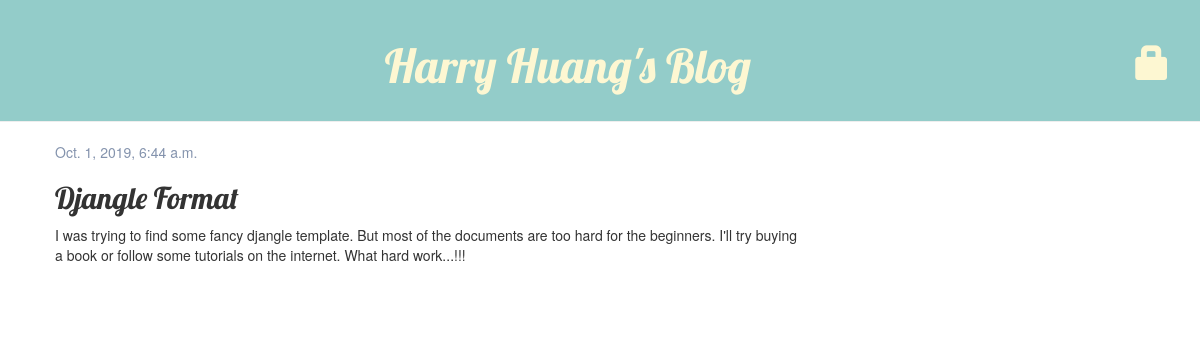
Screenshot of /post/7/ with the database file from the repository.
### blog/models.py (models this page shows, shortened)
class Post(models.Model):
    author = models.ForeignKey(settings.AUTH_USER_MODEL, on_delete=models.CASCADE)
    title = models.CharField(max_length=200)
    text = models.TextField()
    created_date = models.DateTimeField(default=timezone.now)
    published_date = models.DateTimeField(blank=True, null=True)

### blog/views.py (the view)
# urls.py: path('post/<int:pk>/', views.post_detail, name='post_detail'),
def post_detail(request, pk):
    post = get_object_or_404(Post, pk=pk)
    return render(request, 'blog/post_detail.html', {'post': post})

### blog/templates/blog/post_detail.html (shortened to what this page needs)
{% extends 'blog/base.html' %}
{% block content %}
    <div class="post">
        {% if post.published_date %}
			<div class="date">
				{{ post.published_date }}
			</div>
		{% else %}
			<a class="btn btn-default" href="{% url 'post_publish' pk=post.pk %}">Publish</a>
		{% endif %}
		<h2>{{ post.title }}</h2>
        <p>{{ post.text|linebreaksbr }}</p>
    </div>
{% endblock %}

### blog/static/css/blog.css (style rules this page uses)
h1, h2, h3, h4 { font-family: 'Lobster', cursive; }
.post { margin-bottom: 70px; }
.date { color: #8493AD ; }

### rows the page displays
Post: published_date "Oct. 1, 2019, 6:44 a.m.", title "Djangle Format", text "I was trying to find some fancy djangle template. But most of the documents are too hard for the beginners. I'll try buying a book or follow some tutorials on the internet. What hard work...!!!"
